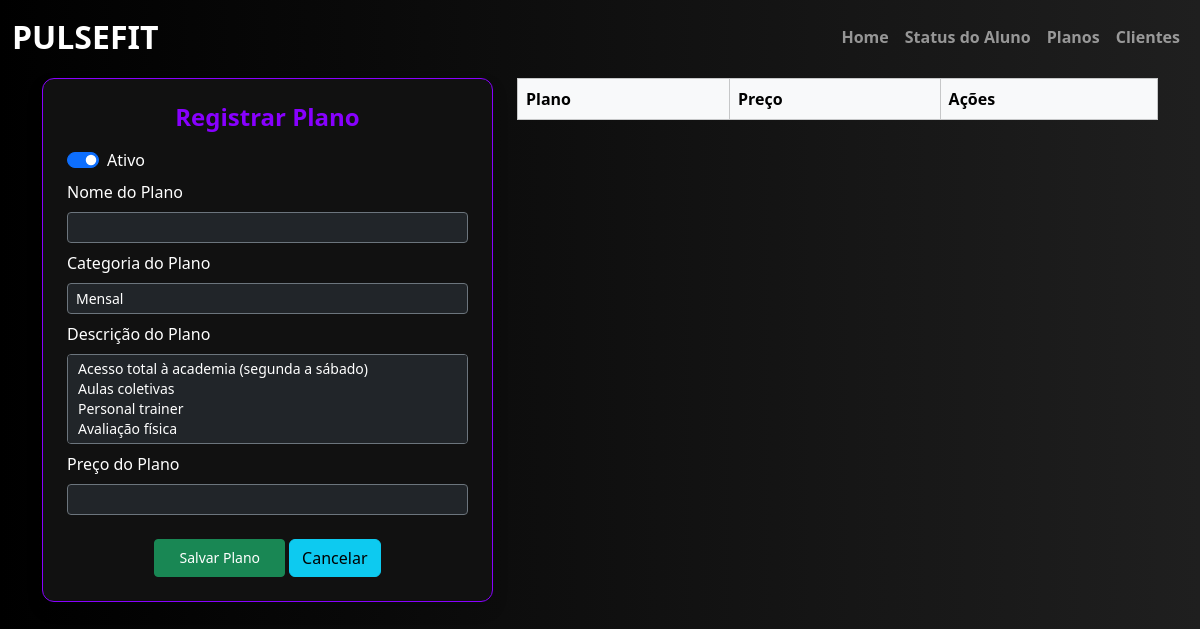
Page /registrar_plano on the earlier database version.
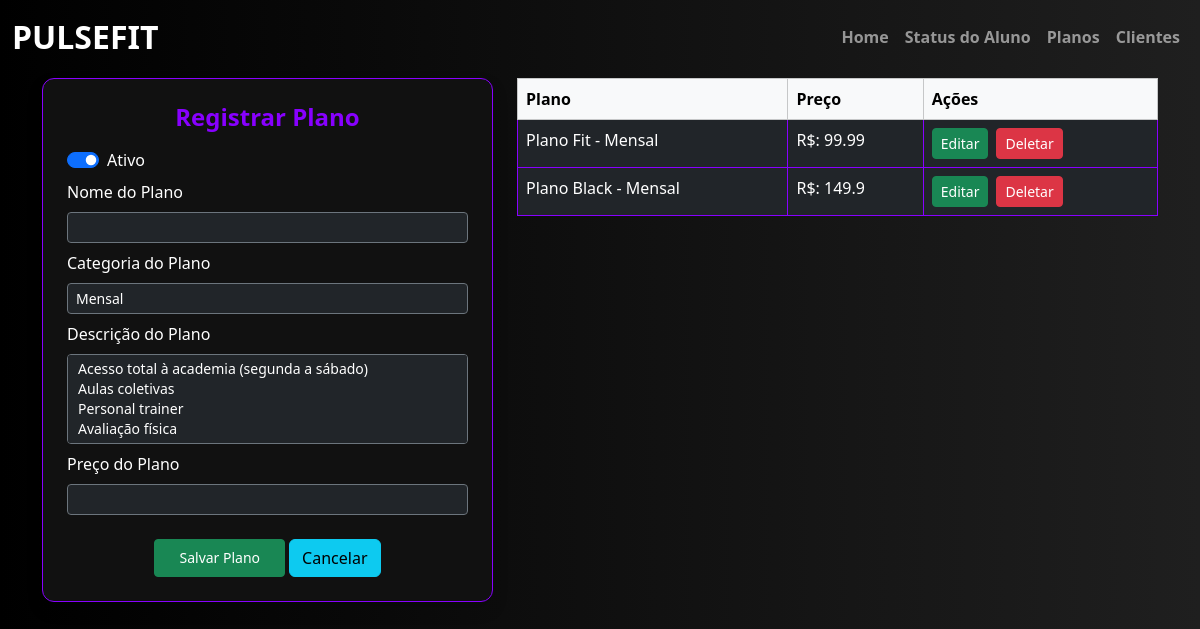
Same page on the later database version.
### academia/models.py (models this page shows, shortened)
class Plano(db.Model):
    __tablename__ = "plano"
    id = db.Column(db.Integer, primary_key=True)
    ativo = db.Column(db.Boolean, default=True, nullable=False)
    dtcadastro = db.Column(db.DateTime, default=datetime.utcnow, nullable=False)
    plano = db.Column(db.String(50), nullable=False)
    preco = db.Column(db.Float, nullable=False)
    categoria = db.Column(db.String(20), nullable=False)
    descricao = db.Column(db.Text, nullable=False)

### academia/routes.py (the view, shortened to what this page needs)
@app.route("/registrar_plano", methods=['GET', 'POST'])
def page_registrar_plano():
    form_plano = CadastroPlano()
    if request.method == "GET":
        planos = Plano.query.all()
        return render_template("registrar_plano.html", form_plano=form_plano, planos=planos)

### academia/forms.py
class CadastroPlano(FlaskForm):
    ativo = BooleanField(label="Ativo", default=True)
    plano = StringField(label="Nome do Plano", validators=[DataRequired()])
    preco = DecimalField(label="Preço do Plano", validators=[DataRequired()])
    categoria = SelectField(label="Categoria do Plano",
        choices=[
            ("Mensal", "Mensal"),
            ("Trimestral", "Trimestral"),
            ("Semestral", "Semestral"),
            ("Anual", "Anual"),
        ], validators=[DataRequired()]
    )
    descricao = SelectMultipleField(label="Descrição do Plano",
        choices=[
            ("Acesso total à academia (segunda a sábado)", "Acesso total à academia (segunda a sábado)"),
            ("Aulas coletivas", "Aulas coletivas"),
            ("Personal trainer", "Personal trainer"),
            ("Avaliação física", "Avaliação física"),
            ("Camiseta Pulse Fit", "Camiseta Pulse Fit"),
        ], validators=[DataRequired()]
    )
    submit = SubmitField("Salvar Plano")

### academia/templates/registrar_plano.html (shortened to what this page needs)
{% extends 'base.html' %}
{% block conteudo %}
<body style="background: linear-gradient(to right, #000000, #1f1f1f); font-family: 'Segoe UI', sans-serif; color: white;">
    <div class="container py-1">
        <div class="row justify-content-center align-items-start g-4">
            <div class="col-lg-5 col-md-6">
                <div class="p-4 shadow" style="background-color: #111; border-radius: 12px; border: 1px solid #8800ff;">
                    <h4 class="text-center mb-3 fw-bold" style="color: #8800ff;">
                        {% if plano_atual %}
                            Editar Plano
                        {% else %}
                            Registrar Plano
                        {% endif %}
                    </h4>
                    <form method="POST">
                        <div class="form-check form-switch mb-2">
                            {{ form_plano.ativo(class="form-check-input") }}
                            <label class="form-check-label">{{ form_plano.ativo.label.text }}</label>
                        </div>
                        <div class="mb-2">
                            <label class="form-label">{{ form_plano.plano.label.text }}</label>
                            {{ form_plano.plano(class="form-control form-control-sm bg-dark text-white border-secondary") }}
                        </div>
                        <div class="mb-2">
                            <label class="form-label">{{ form_plano.categoria.label.text }}</label>
                            {{ form_plano.categoria(class="form-control form-control-sm bg-dark text-white border-secondary") }}
                        </div>
                        <div class="mb-2">
                            <label class="form-label">{{ form_plano.descricao.label.text }}</label>
                            {{ form_plano.descricao(class="form-control form-control-sm bg-dark text-white border-secondary", rows=2) }}
                        </div>
                        <div class="mb-3">
                            <label class="form-label">{{ form_plano.preco.label.text }}</label>
                            {{ form_plano.preco(class="form-control form-control-sm bg-dark text-white border-secondary decimal-field") }}
                        </div>
                        <div class="row mt-4">
                            <div class="col text-center">
                                <div class="d-flex justify-content-center gap-1">
                                    {{ form_plano.submit(class="btn btn-success btn-sm px-4") }}
                                    <a href="{{ url_for('page_registrar_plano') }}" class="btn btn-info">Cancelar</a>
                                </div>
                            </div>
                        </div>
                    </form>
                </div>
            </div>
            <div class="col-lg-7 col-md-6">
                <div class="table-responsive" style="max-height: 76vh;">
                    <table class="table table-dark table-hover table-bordered mb-0" style="background-color: #111; border-radius: 12px; border: 1px solid #8800ff;">
                        <thead class="table-light text-dark">
                            <tr>
                                <th>Plano</th>
                                <th>Preço</th>
                                <th>Ações</th>
                            </tr>
                        </thead>
                        <tbody>
                            {% for plano in planos %}
                                <tr>
                                    <td>{{ plano.plano }} - {{ plano.categoria }}</td>
                                    <td>R$: {{ plano.preco }}</td>
                                    <td>
                                        <div class="d-flex gap-2">
                                            <form method="GET" action="{{ url_for('editar_plano', plano_id=plano.id) }}">
                                                <button class="btn btn-success btn-sm" type="submit">Editar</button>
                                            </form>
                                            <form method="POST" action="{{ url_for('deletar_plano') }}">
                                                <button class="btn btn-danger btn-sm" type="submit">Deletar</button>
                                            </form>
                                        </div>
                                    </td>
                                </tr>
                            {% endfor %}
                        </tbody>
                    </table>
                </div>
            </div>
        </div>
    </div>
</body>
{% endblock %}

### academia/templates/base.html (shortened to what this page needs)
<!DOCTYPE html>
<html lang="en">
<head>
    <link href="https://cdn.jsdelivr.net/npm/bootstrap@5.3.3/dist/css/bootstrap.min.css" rel="stylesheet">
    <link href="https://cdnjs.cloudflare.com/ajax/libs/font-awesome/6.0.0-beta3/css/all.min.css" rel="stylesheet">
</head>
<body>
    <nav class="navbar navbar-expand-lg navbar-dark bg-transparent">
        <div class="container-fluid">
          <a class="navbar-brand fw-bold fs-2" href="{{ url_for('page_home') }}">PULSEFIT</a>
          <div class="collapse navbar-collapse" id="navbarNavAltMarkup">
            <div class="navbar-nav ms-auto">
                <a class="nav-link fw-bold" href="{{ url_for('page_home') }}">Home</a>
                <a class="nav-link fw-bold" href="{{ url_for('page_status_aluno') }}">Status do Aluno</a>
                <a class="nav-link fw-bold" href="{{ url_for('page_registrar_plano') }}">Planos</a>
                <a class="nav-link fw-bold" href="{{ url_for('page_registro_cliente')}}">Clientes</a>
            </div>
          </div>
        </div>
      </nav>
     {% block conteudo %}
     {% endblock %}
</body>
</html>

### academia/templates/base.html (style rules this page uses)
.navbar { z-index: 10; }

Differences in the rows shown:
added Plano: plano "Plano Fit", categoria "Mensal", preco "99.99"
added Plano: plano "Plano Black", categoria "Mensal", preco "149.9"
